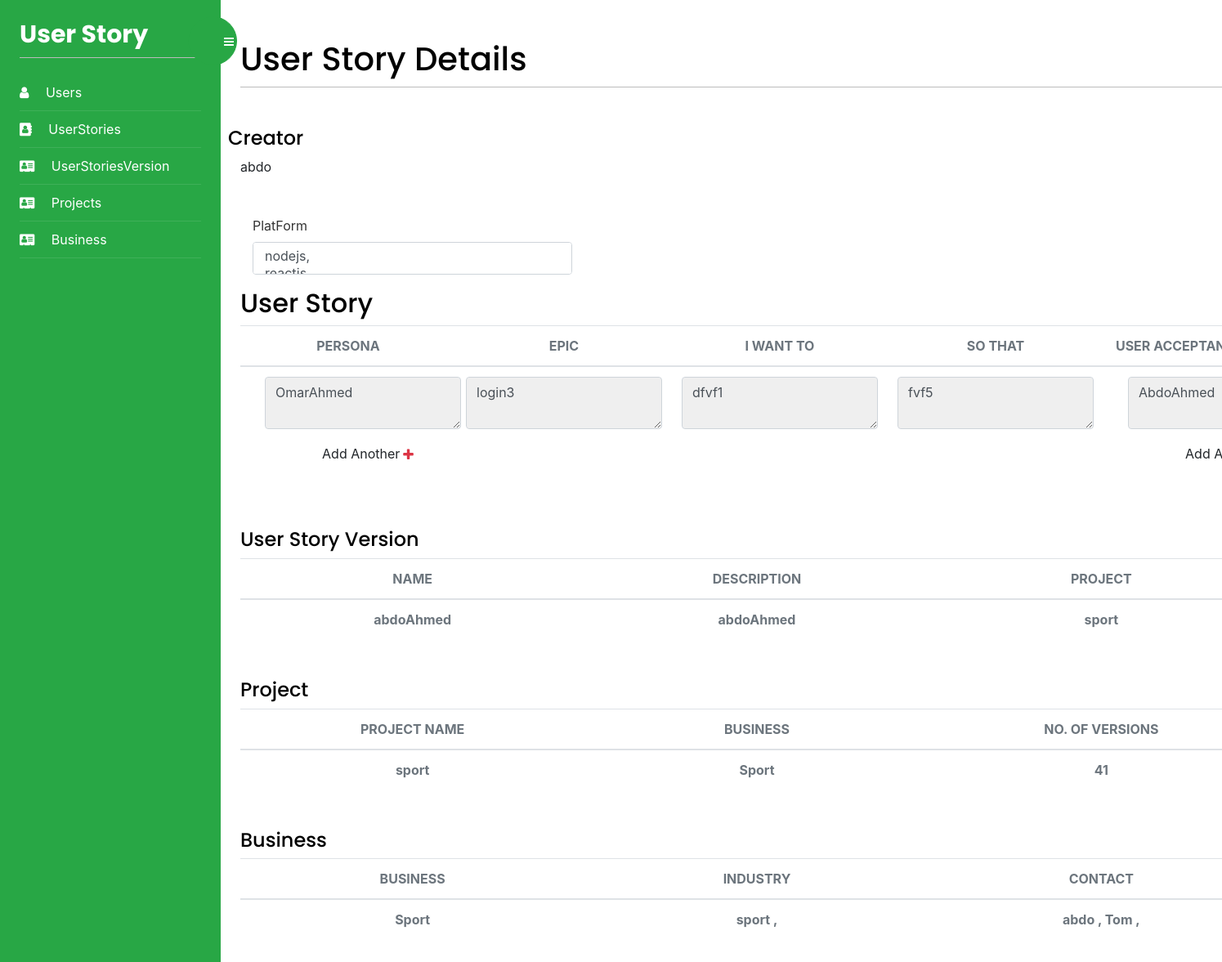
The app's page /UserStories/userStoryDetails/27 with its own data.
### UserStoryApp/models.py (models this page shows, shortened)
class UserStory(models.Model):
    id = models.AutoField(primary_key=True)
    iWantTO = models.TextField(blank=True)
    soThat = models.TextField(blank=True)
    priority = models.TextField(blank=True)
    userStoriesVersion = models.ForeignKey(
        UserStoryVersion, on_delete=models.CASCADE, blank=True, null=True)
    Persona = models.ManyToManyField(Persona)
    RAIDS = models.ManyToManyField(RAIDS)
    DevelopmentTask = models.ManyToManyField(DevelopmentTask)
    Estimates = models.ManyToManyField(Estimates)
    US_Group = models.ForeignKey(
        US_Group, on_delete=models.CASCADE, blank=True, null=True)
    Epic = models.ForeignKey(Epic, on_delete=models.CASCADE, null=True)
    platforms = []
    class Meta:
        db_table = "UserStory"

class UserStoryVersion(models.Model):
    id = models.AutoField(primary_key=True)
    name = models.TextField(blank=True)
    description = models.TextField(blank=True)
    Project = models.ForeignKey(Project, on_delete=models.CASCADE)
    User = models.ForeignKey(
        User, on_delete=models.CASCADE, blank=True, null=True)
    class Meta:
        db_table = "UserStoryVersion"

class User (AbstractUser):
    Role = models.IntegerField(blank=True, null=True, default=2)
    project = []
    business = []

class Persona(models.Model):
    id = models.AutoField(primary_key=True)
    Name = models.TextField(blank=True)
    class Meta:
        db_table = "Persona"

class Epic(models.Model):
    id = models.AutoField(primary_key=True)
    versionName = models.TextField(blank=True)
    class Meta:
        db_table = "Epic"

class DevelopmentTask(models.Model):
    id = models.AutoField(primary_key=True)
    description = models.TextField(blank=True)
    class Meta:
        db_table = "DevelopmentTask"

class Project(models.Model):
    id = models.AutoField(primary_key=True)
    name = models.TextField(blank=True)
    Business = models.ForeignKey(Business, on_delete=models.CASCADE)
    User = models.ForeignKey(
        User, on_delete=models.CASCADE, blank=True, null=True)
    project = ""
    class Meta:
        db_table = "Project"

class Business(models.Model):
    id = models.AutoField(primary_key=True)
    businessIndustry = models.ManyToManyField(
        BusinessCategory)
    hourlyRate = models.IntegerField(blank=True, null=True)
    name = models.TextField(blank=True)
    LegalEntityName = models.TextField(blank=True)
    Address = models.TextField(blank=True)
    BusinessNumber = models.IntegerField(blank=True, null=True)
    BusinessEmail = models.TextField(blank=True)
    User = models.ManyToManyField(User)
    ABN = models.IntegerField(blank=True, null=True)
    def get_categories(self):
        return "\n".join([f'{p.name} , ' for p in self.businessIndustry.all()])
    def get_users(self):
        return "\n".join([f'{p.username} , ' for p in self.User.all()])
    class Meta:
        db_table = "Business"

class BusinessCategory(models.Model):
    id = models.AutoField(primary_key=True)
    name = models.TextField(blank=True)
    class Meta:
        db_table = "BusinessCategory"

### UserStories/views.py (the view, shortened to what this page needs)
def Details(request, id):
    platforms = Platform.objects.all()
    userStory = UserStory.objects.get(id=id)
    platformIds = [i.Platform.id for i in userStory.Estimates.all()]
    if userStory.userStoriesVersion:
        userStory.userStoriesVersion.Project.project = len(
            UserStoryVersion.objects.filter(Project=userStory.userStoriesVersion.Project).all())
    return render(request, 'userStories/Details.html', {'userStory': userStory, 'platformIds': platformIds, 'platforms': platforms})

### UserStories/templates/userStories/Details.html (shortened to what this page needs)
{% extends "base.html" %}
{% block content %}
<div class="mb-5">
    <h1 class="m-auto">User Story Details</h1>
</div>
<div class="mb-5">
    <div class="row ">
        <h4>Creator</h4>
    </div>
    {{userStory.userStoriesVersion.User.username}}
</div>
<form id="form" method="post" autocomplete="off">
<div class="col-4">
    <div class="form-group">
        <label for="exampleInputEmail1" style="display: block;width: 100%;">PlatForm</label>
        <select id="example-getting-started4" name="platforms" style="width: 100%;"
            class="form-control form-select platform" multiple="multiple">
            {% for p in platforms %}
            {% if p.id in platformIds %}
            <option value="{{p.id}}" selected>{{p.name}},</option>
            {% else %}
            <option value="{{p.id}}">{{p.name}},</option>
            {% endif %}
            {% endfor %}
        </select>
    </div>
</div>
<div class=" testimonial-group table-responsive p-0 mb-5" style="height: 30%;max-width: 79rem;" id="UserStory">
    <h2>User Story</h2>
    <table class="table align-items-center mb-0">
        <thead>
            <tr class="ReadState" id="userStoryDetailsHeader">
                <th class="text-center text-uppercase text-secondary text-xxs font-weight-bolder opacity-7">Persona</th>
                <th class="text-center text-uppercase text-secondary text-xxs font-weight-bolder opacity-7">Epic
                </th>
                <th class="text-center text-uppercase text-secondary text-xxs font-weight-bolder opacity-7">I Want TO</th>
                <th class="text-center text-uppercase text-secondary text-xxs font-weight-bolder opacity-7">So That</th>
                <th class="text-center text-uppercase text-secondary text-xxs font-weight-bolder opacity-7">User Acceptance Criteria
                </th>
            </tr>
        </thead>
        <tbody>
            <tr id="{{userStory.id}}" class="ReadState userStoryDetailsBody">
                    <td class="">
                        <div class="form-group pl-5" style="height: 100%;min-width: 15rem;">
                            <div style="width: 100%;" class="row PersonDiv">
                                {% for Persona in userStory.Persona.all %}
                                <div class="form-group row">
                                    <div class="col-12 m-0 p-0">
                                        <textarea type="text" id="myInput" list="personList" style="display: inline;"
                                            class="form-control updatePersona bg-gray h-4rem" data-id="{{Persona.id}}" id="myInput" aria-describedby="emailHelp"
                                            placeholder="Persona">{{Persona.Name}}</textarea>
                                    </div>
                                </div>
                                {% endfor %}
                            </div>
                            <p class="m-auto AddPersona details" style="display: flex;justify-content: center;align-items: center;cursor: pointer;">
                                Add Another<i class="ml-1 text-danger fa fa-plus AddPersona"></i></p>
                        </div>
                    </td>
                    <td class="">
                        <div class="form-group m-0" style="margin: 0;min-width: 15rem;">
                            <textarea type="text" id="epicInput" data-name="epic" list="encodings"  class="form-control updateUserStory input bg-gray h-4rem"
                                id="epicInput" aria-describedby="emailHelp"
                                placeholder="Epic">{{userStory.Epic.versionName}}</textarea>
                        </div>
                    </td>
                    <td class="">
                        <div class="form-group" style="min-width: 15rem;">
                            <textarea type="text" id="IWantTO" data-name="iWantTo" class="form-control bg-gray updateUserStory h-4rem" id="exampleInputEmail1"
                                aria-describedby="emailHelp" placeholder="IWantTO">{{userStory.iWantTO}}</textarea>
                        </div>
                    </td>
                    <td class="">
                        <div class="form-group" style="min-width: 15rem;">
                            <textarea type="text" id="SoThat" data-name="soThat"  class="form-control bg-gray updateUserStory h-4rem" id="exampleInputEmail1"
                                aria-describedby="emailHelp" placeholder="SoThat">{{userStory.soThat}}</textarea>
                        </div>
                    </td>
                    <td class="">
                        <div class="form-group pl-5" style="height: 100%;min-width: 15rem;">
                            <div style="width: 100%;" class="row DKDiv">
                                {% for DevelopmentTask in userStory.DevelopmentTask.all %}
                                <div class="form-group row">
                                    <div class="col-12 m-0 p-0">
                                        <textarea type="text" id="DevTasks" data-id="{{DevelopmentTask.id}}" class="form-control updateDevTask bg-gray h-4rem"  id="exampleInputEmail1"
                                            aria-describedby="emailHelp"
                                            placeholder="Dev Tasks">{{DevelopmentTask.description}}</textarea>
                                    </div>
                                </div>
                                {% endfor %}
                            </div>
                            <p class="m-auto AddDev details" style="display: flex;justify-content: center;align-items: center;cursor: pointer;">
                                Add Another</p>
                        </div>
                    </td>
            </tr>
        </tbody>
    </table>
</div>
</form>
<div class="mb-5">
    <h4>User Story Version</h4>
    <table class="table align-items-center mb-0">
        <thead>
            <tr>
                <th class="text-center text-uppercase text-secondary text-xxs font-weight-bolder opacity-7">name</th>
                <th class="text-center text-uppercase text-secondary text-xxs font-weight-bolder opacity-7">description
                </th>
                <th class="text-center text-uppercase text-secondary text-xxs font-weight-bolder opacity-7">Project</th>
            </tr>
        </thead>
        <tbody>
            <tr>
                <td class="align-middle text-center rem-15">
                    <a class="d-block" href="{% url 'userStoryVersionDetails' userStory.userStoriesVersion.id %}">
                    <span class="text-secondary text-xs font-weight-bold">{{userStory.userStoriesVersion.name}}</span>
                    </a>
                </td>
                <td class="align-middle text-center rem-15">
                    <a class="d-block" href="{% url 'userStoryVersionDetails' userStory.userStoriesVersion.id %}">
                    <span
                        class="text-secondary text-xs font-weight-bold">{{userStory.userStoriesVersion.description}}</span>
                    </a>
                </td>
                <td class="align-middle text-center rem-15">
                    <a class="d-block" href="{% url 'userStoryVersionDetails' userStory.userStoriesVersion.id %}">
                    <span
                        class="text-secondary text-xs font-weight-bold">{{userStory.userStoriesVersion.Project.name}}</span>
                    </a>
                </td>
            </tr>
        </tbody>
    </table>
</div>
<div class="mb-5">
    <h4>Project</h4>
    <table class="table align-items-center mb-0">
        <thead>
            <tr>
                <th class="text-center text-uppercase text-secondary text-xxs font-weight-bolder opacity-7">Project Name
                </th>
                <th class="text-center text-uppercase text-secondary text-xxs font-weight-bolder opacity-7">Business</th>
                <th class="text-center text-uppercase text-secondary text-xxs font-weight-bolder opacity-7">no. of Versions
                </th>
            </tr>
        </thead>
        <tbody>
            <tr>
                <td class="align-middle text-center rem-15">
                    <a class="d-block" href="{% url 'projectDetails' userStory.userStoriesVersion.Project.id %}">
                    <span class="text-secondary text-xs font-weight-bold">{{userStory.userStoriesVersion.Project.name}}</span>
                    </a>
                </td>
                <td class="align-middle text-center rem-15">
                    <a class="d-block" href="{% url 'projectDetails' userStory.userStoriesVersion.Project.id %}">
                    <span class="text-secondary text-xs font-weight-bold">{{userStory.userStoriesVersion.Project.Business.name}}</span>
                    </a>
                </td>
                <td class="align-middle text-center rem-15">
                    <a class="d-block" href="{% url 'projectDetails' userStory.userStoriesVersion.Project.id %}">
                    <span class="text-secondary text-xs font-weight-bold">{{userStory.userStoriesVersion.Project.project}}</span>
                    </a>
                </td>
            </tr>
        </tbody>
    </table>
</div>
<div class="mb-5">
    <h4>Business</h4>
    <table class="table align-items-center mb-0">
        <thead>
            <tr>
                <th class="text-center text-uppercase text-secondary text-xxs font-weight-bolder opacity-7">Business</th>
                <th class="text-center text-uppercase text-secondary text-xxs font-weight-bolder opacity-7">Industry</th>
                <th class="text-center text-uppercase text-secondary text-xxs font-weight-bolder opacity-7">Contact
                </th>
            </tr>
        </thead>
        <tbody>
            <tr>
                <td class="align-middle text-center rem-15">
                    <a class="d-block" href="{% url 'BusinessDetails' userStory.userStoriesVersion.Project.Business.id %}">
                    <span class="text-secondary text-xs font-weight-bold">{{userStory.userStoriesVersion.Project.Business.name}}</span>
                    </a>
                </td>
                <td class="align-middle text-center rem-15">
                    <a class="d-block" href="{% url 'BusinessDetails' userStory.userStoriesVersion.Project.Business.id %}">
                    <span class="text-secondary text-xs font-weight-bold">{{userStory.userStoriesVersion.Project.Business.get_categories}}</span>
                    </a>
                </td>
                <td class="align-middle text-center rem-15">
                    <a class="d-block" href="{% url 'BusinessDetails' userStory.userStoriesVersion.Project.Business.id %}">
                    <span class="text-secondary text-xs font-weight-bold">{{userStory.userStoriesVersion.Project.Business.get_users}}</span>
                    </a>
                </td>
            </tr>
        </tbody>
    </table>
</div>
{% endblock %}

### account/static/css/base.css (style rules this page uses)
body { margin:0; padding:0; font-family:helvetica, sans-serif; }
p { line-height: 1.8; }
a { color:#12c064; text-decoration:none; }
h1, h2, h3, h4, h5 , h6 { font-family: 'Muli', sans-serif; font-weight:normal; }
h1 { border-bottom:1px solid #bbb; padding:0 0 10px 0; margin:10px 0 20px 0; }
h2 { margin:30px 0 20px; }
form { overflow:auto; }
form p { width:100%; overflow:auto; }
label { float:left; clear:both; color:#333; margin-bottom:4px; }
input, textarea { clear:both; float:left; margin:0 0 10px; background:#efefef; border:0; padding:6px 10px; font-size:14px; }

### Users/templates/base.html (style rules this page uses)
label { display: block; width: 100%; }
td div { white-space: pre-wrap; white-space: -moz-pre-wrap !important; white-space: -webkit-pre-wrap; white-space: -pre-wrap; white-space: -o-pre-wrap; white-space: pre-wrap; word-wrap: break-word; word-break: break-all; white-space: normal; width: 15rem !important; }
.rem-15 { width: 15rem !important; }
.bg-gray { background-color: #efefef; }
.h-4rem { height: 4rem !important }

### records on screen
UserStory: userStoriesVersion.User.username "abdo", Epic.versionName "login3", iWantTO "dfvf1", soThat "fvf5", userStoriesVersion.name "abdoAhmed", userStoriesVersion.description "abdoAhmed", userStoriesVersion.Project.name "sport", userStoriesVersion.Project.Business.name "Sport", userStoriesVersion.Project.project "41", userStoriesVersion.Project.Business.get_categories "sport ,", userStoriesVersion.Project.Business.get_users "abdo , Tom ,"
Persona: id "OmarAhmed"
DevelopmentTask: id "AbdoAhmed"
